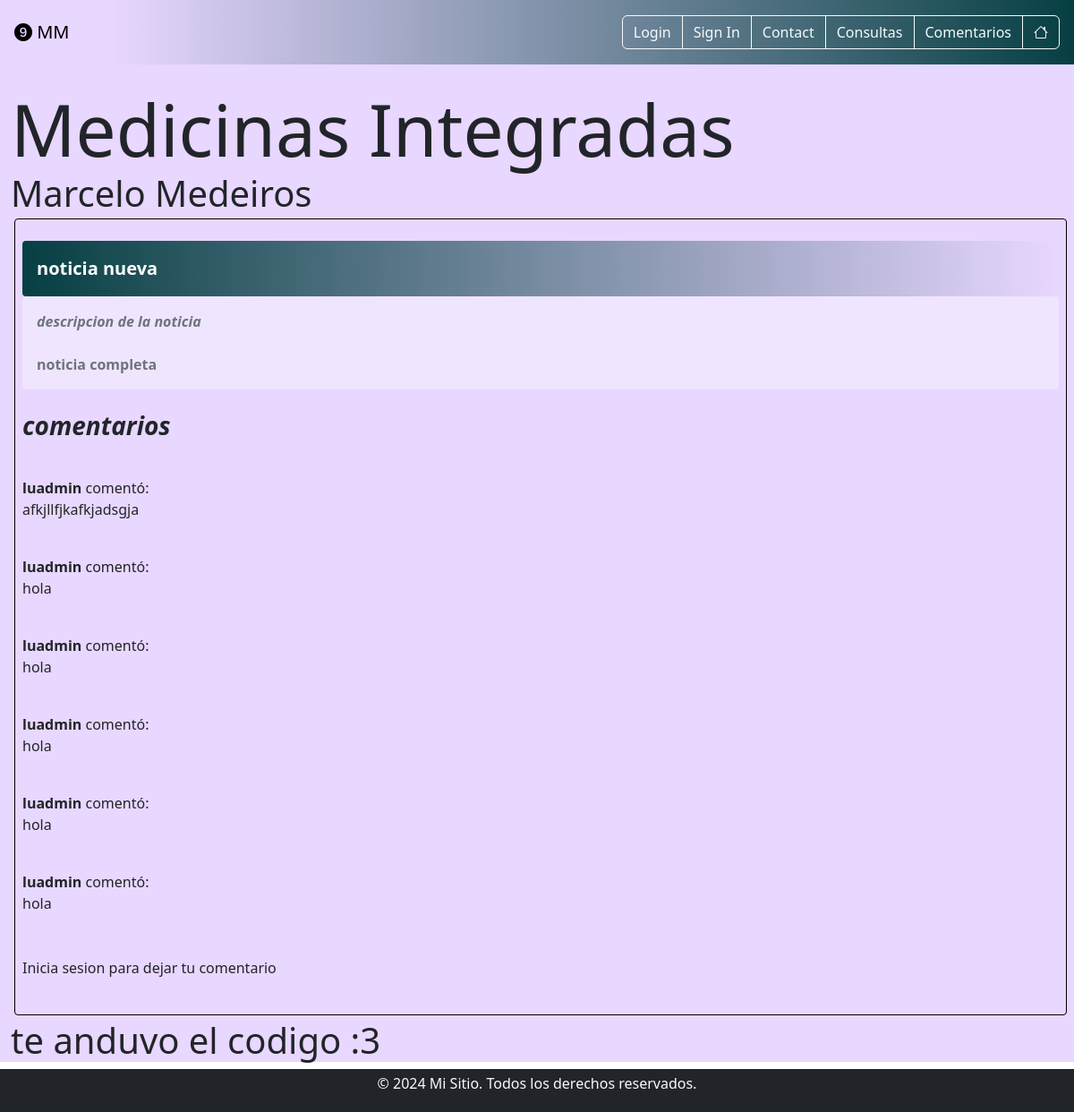
Page /post/24 on the committed database.
### base/models.py (models this page shows, shortened)
class Post(models.Model):
    title = models.CharField(max_length=200)
    user = models.ForeignKey(User, null=True, on_delete=models.SET_NULL)
    short_description = models.CharField(max_length=600)
    text = models.TextField()
    updated = models.DateTimeField(auto_now = True)
    created = models.DateTimeField(auto_now_add = True)

class Comment(models.Model):
    text=models.TextField(null=True)
    user = models.ForeignKey(User, null=True, on_delete=models.SET_NULL)
    post = models.ForeignKey(Post, on_delete=models.CASCADE)
    updated = models.DateTimeField(auto_now = True)
    created = models.DateTimeField(auto_now_add = True)

### base/views.py (the view, shortened to what this page needs)
# urls.py: path('post/<int:id>', views.viewCompleta, name='view_notice'),
def viewCompleta(request, id = None):
    post = get_object_or_404(Post, pk=id)
    context = {}
    if id is not None:
                p = Post.objects.get(id = id)
                context['post'] = p
    return render(request, 'view_notice.html', {'post': post})

### templates/view_notice.html (shortened to what this page needs)
{% extends "layouts/main.html" %}
{% block content %}
<div class="display-1">
    Medicinas Integradas
</div>
<div class="display-6">
    Marcelo Medeiros
</div>
<div class="row border border-black col-12 justify-content-center m-1 rounded-1">
    <div class="col-12 justify-content-center p-2 m-3">
        <div class="col-12 p-3 text-left text-white fs-5 fw-bold rounded-1" style="background: rgb(6,63,67);
        background: linear-gradient(90deg, rgba(6,63,67,1) 0%, rgba(232,215,255,1) 100%);">
            {{ post.title }}
        </div>
        <div class="col-12 p-3 text-left text-secondary fs-6 fw-bold rounded-1" style="background: #f0e5ff;">
            <i>{{ post.short_description }}</i>
            <br>
            <br>
            {{ post.text }}
        </div>
        <br>
        <div class="h3">
            <p><i><b>comentarios</b></i></p>
        </div>
        <br>
        {% for c in post.comment_set.all %}
            <p><b>{{c.user}}</b> comentó: <br> {{c.text}}</p>
            <br>
        {% endfor %}
        {% if not user.is_authenticated %}
            <div class="form-group col-6 my-2">
                <p>Inicia sesion para dejar tu comentario</p>
            </div>
        {% endif %}
    </div>
</div>
<h1>te anduvo el codigo :3</h1>
{%endblock%}

### templates/layouts/main.html (shortened to what this page needs)
{% load static %}
<!DOCTYPE html>
<html lang="es">
<head>
    <link rel="stylesheet" href="https://cdn.jsdelivr.net/npm/bootstrap-icons@1.11.3/font/bootstrap-icons.min.css">
    <link href="https://cdn.jsdelivr.net/npm/bootstrap@5.3.0/dist/css/bootstrap.min.css" rel="stylesheet">
    <link href="https://cdn.jsdelivr.net/npm/bootstrap-icons@1.17.0/font/bootstrap-icons.css" rel="stylesheet">
    <link rel="stylesheet" href="{% static 'styles/styles.css' %}">
</head>
<body>
        <header>
            <nav class="navbar p-3 fixed-top" style="background: rgb(232,215,255); background: linear-gradient(90deg, rgba(232,215,255,1) 0%, rgba(232,215,255,1) 10%, rgba(6,63,67,1) 100%);">
                <a class="navbar-brand col-6" href="/"><i class="bi bi-9-circle-fill"></i> MM</i></i></a>
                <div class="btn-group">
                    {% if not request.user.is_authenticated %}
                    <a class="btn btn-outline-light" aria-current="page" href="/login">
                        Login</a>
                    <a class="btn btn-outline-light" aria-current="page" href="/register">
                        Sign In</a>
                    {% endif %}
                    <a class="btn btn-outline-light" aria-current="page" href="#contacto">
                        Contact</a>
                    <a class="btn btn-outline-light" aria-current="page" href="/consulta">
                        Consultas</a>
                    <a class="btn btn-outline-light" aria-current="page" href="/consulta_comment">
                        Comentarios</a>
                    <a class="btn btn-outline-light" aria-current="page" href="/"><i class="bi bi-house"></i>
                        </a>
                </div>
            </nav>
            <nav class="navbar p-3" style="background: rgb(232,215,255); background: linear-gradient(90deg, rgba(232,215,255,1) 0%, rgba(232,215,255,1) 10%, rgba(6,63,67,1) 100%);">
                <a class="navbar-brand col-6" href="/"><i class="bi bi-9-circle-fill"></i> MM</i></i></a>
                <div class="btn-group">
                    <a class="btn btn-outline-light" aria-current="page" href="/login">
                        Login</a>
                    <a class="btn btn-outline-light" aria-current="page" href="/post">
                        Sign In</a>
                    <a class="btn btn-outline-light" aria-current="page" href="/post">
                        Sign </a>
                    <a class="btn btn-outline-light" aria-current="page" href="#">
                        Contact</a>
                    <a class="btn btn-outline-light" aria-current="page" href="/"><i class="bi bi-house"></i>
                        </a>
                </div>
            </nav>
        </header>
        <main>
            <div class="container-fluid  justify-content-center" style="background-color: #e8d7ff;">
                <br>
                <div clas="container-fluid mb-5 justify-content-center" id="content">
                    {% block content %}
                    {%endblock%}
                </div>
            </div>
        </main>
    <footer id="contacto" class="bg-dark text-light text-center p-1">
        <p>&copy; 2024 Mi Sitio. Todos los derechos reservados.</p>
    </footer>
</body>
</html>

### rows in the picture
Post: title "noticia nueva", short_description "descripcion de la noticia", text "noticia completa"
Comment: user "luadmin", text "afkjllfjkafkjadsgja"
Comment: user "luadmin", text "hola"
Comment: user "luadmin", text "hola"
Comment: user "luadmin", text "hola"
Comment: user "luadmin", text "hola"
Comment: user "luadmin", text "hola"
